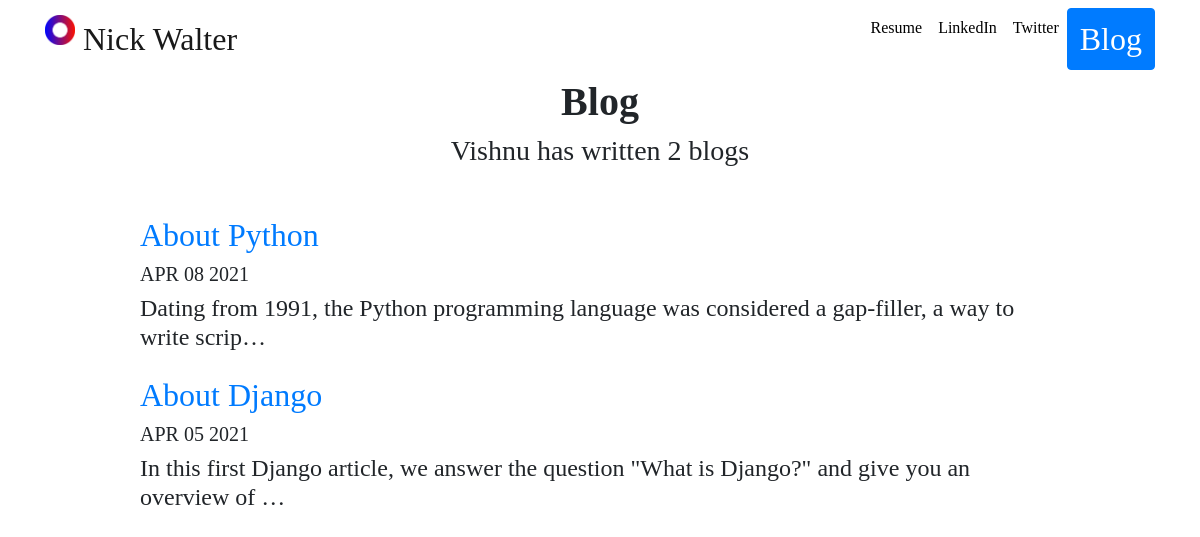
Screenshot of /blog/ with the database file from the repository.
### blog/models.py (models this page shows, shortened)
class Blog(models.Model):
    title = models.CharField(max_length=100)
    date = models.DateField()
    description = models.TextField()

### blog/views.py (the view)
# urls.py: path('', views.all_blogs, name='all_blogs'),
def all_blogs(request):
    blogs = Blog.objects.order_by('-date')[:5]
    return render(request, 'blog/all_blogs.html', {'blogs': blogs})

### blog/templates/blog/all_blogs.html
{% extends 'portfolio/base.html' %}
{% load static %}
{% block content %}
<h1 id="blogtitle" class="font-weight-bold text-center">Blog</h1>
<h3 class="text-center mb-5">Vishnu has written {{ blogs.count }} blog{{ blogs.count|pluralize }}</h3>
{% for blog in blogs %}
<div class="row justify-content-center my-3">
	<div class="col-md-10">
		<a href="{% url 'blog:detail' blog.id %}">
		<h2>{{blog.title}}</h2>
		</a>
		<h5>{{blog.date|date:'M d Y'|upper}}</h5>
		<h4>{{blog.description|safe|truncatechars:100}}</h4>
	</div>
</div>
{% endfor %}
{% endblock %}

### portfolio/static/portfolio/custom.css (style rules this page uses)
body { font-family:'Playfair' }

### rows the page displays
Blog: title "About Python", date "APR 08 2021", description "Dating from 1991, the Python programming language was considered a gap-filler, a way to write scrip…"
Blog: title "About Django", date "APR 05 2021", description "In this first Django article, we answer the question \"What is Django?\" and give you an overview of …"

### other values shown
{{ blogs.count }} "2"
